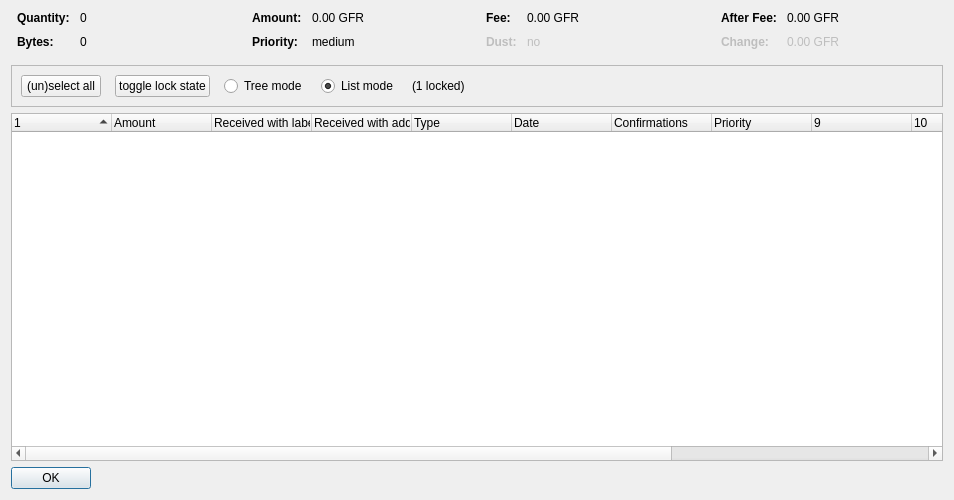
<?xml version="1.0" encoding="UTF-8"?>
<ui version="4.0">
 <class>CoinControlDialog</class>
 <widget class="QDialog" name="CoinControlDialog">
  <property name="geometry">
   <rect>
    <x>0</x>
    <y>0</y>
    <width>954</width>
    <height>500</height>
   </rect>
  </property>
  <property name="windowTitle">
   <string>Coin Selection</string>
  </property>
  <layout class="QVBoxLayout" name="verticalLayout">
   <item>
    <layout class="QHBoxLayout" name="horizontalLayoutTop" stretch="0,0,0,0">
     <property name="topMargin">
      <number>0</number>
     </property>
     <property name="bottomMargin">
      <number>10</number>
     </property>
     <item>
      <layout class="QFormLayout" name="formLayoutCoinControl1">
       <property name="horizontalSpacing">
        <number>10</number>
       </property>
       <property name="verticalSpacing">
        <number>10</number>
       </property>
       <property name="leftMargin">
        <number>6</number>
       </property>
       <property name="rightMargin">
        <number>6</number>
       </property>
       <item row="0" column="0">
        <widget class="QLabel" name="labelCoinControlQuantityText">
         <property name="font">
          <font>
           <weight>75</weight>
           <bold>true</bold>
          </font>
         </property>
         <property name="text">
          <string>Quantity:</string>
         </property>
        </widget>
       </item>
       <item row="0" column="1">
        <widget class="QLabel" name="labelCoinControlQuantity">
         <property name="cursor">
          <cursorShape>IBeamCursor</cursorShape>
         </property>
         <property name="contextMenuPolicy">
          <enum>Qt::ActionsContextMenu</enum>
         </property>
         <property name="text">
          <string notr="true">0</string>
         </property>
         <property name="textInteractionFlags">
          <set>Qt::LinksAccessibleByMouse|Qt::TextSelectableByKeyboard|Qt::TextSelectableByMouse</set>
         </property>
        </widget>
       </item>
       <item row="1" column="0">
        <widget class="QLabel" name="labelCoinControlBytesText">
         <property name="font">
          <font>
           <weight>75</weight>
           <bold>true</bold>
          </font>
         </property>
         <property name="text">
          <string>Bytes:</string>
         </property>
        </widget>
       </item>
       <item row="1" column="1">
        <widget class="QLabel" name="labelCoinControlBytes">
         <property name="cursor">
          <cursorShape>IBeamCursor</cursorShape>
         </property>
         <property name="contextMenuPolicy">
          <enum>Qt::ActionsContextMenu</enum>
         </property>
         <property name="text">
          <string notr="true">0</string>
         </property>
         <property name="textInteractionFlags">
          <set>Qt::LinksAccessibleByMouse|Qt::TextSelectableByKeyboard|Qt::TextSelectableByMouse</set>
         </property>
        </widget>
       </item>
      </layout>
     </item>
     <item>
      <layout class="QFormLayout" name="formLayoutCoinControl2">
       <property name="horizontalSpacing">
        <number>10</number>
       </property>
       <property name="verticalSpacing">
        <number>10</number>
       </property>
       <property name="leftMargin">
        <number>6</number>
       </property>
       <property name="rightMargin">
        <number>6</number>
       </property>
       <item row="0" column="0">
        <widget class="QLabel" name="labelCoinControlAmountText">
         <property name="font">
          <font>
           <weight>75</weight>
           <bold>true</bold>
          </font>
         </property>
         <property name="text">
          <string>Amount:</string>
         </property>
        </widget>
       </item>
       <item row="0" column="1">
        <widget class="QLabel" name="labelCoinControlAmount">
         <property name="cursor">
          <cursorShape>IBeamCursor</cursorShape>
         </property>
         <property name="contextMenuPolicy">
          <enum>Qt::ActionsContextMenu</enum>
         </property>
         <property name="text">
          <string notr="true">0.00 GFR</string>
         </property>
         <property name="textInteractionFlags">
          <set>Qt::LinksAccessibleByMouse|Qt::TextSelectableByKeyboard|Qt::TextSelectableByMouse</set>
         </property>
        </widget>
       </item>
       <item row="1" column="0">
        <widget class="QLabel" name="labelCoinControlPriorityText">
         <property name="font">
          <font>
           <weight>75</weight>
           <bold>true</bold>
          </font>
         </property>
         <property name="text">
          <string>Priority:</string>
         </property>
        </widget>
       </item>
       <item row="1" column="1">
        <widget class="QLabel" name="labelCoinControlPriority">
         <property name="cursor">
          <cursorShape>IBeamCursor</cursorShape>
         </property>
         <property name="contextMenuPolicy">
          <enum>Qt::ActionsContextMenu</enum>
         </property>
         <property name="text">
          <string>medium</string>
         </property>
         <property name="textInteractionFlags">
          <set>Qt::LinksAccessibleByMouse|Qt::TextSelectableByKeyboard|Qt::TextSelectableByMouse</set>
         </property>
        </widget>
       </item>
      </layout>
     </item>
     <item>
      <layout class="QFormLayout" name="formLayoutCoinControl3">
       <property name="horizontalSpacing">
        <number>10</number>
       </property>
       <property name="verticalSpacing">
        <number>10</number>
       </property>
       <property name="leftMargin">
        <number>6</number>
       </property>
       <property name="rightMargin">
        <number>6</number>
       </property>
       <item row="0" column="0">
        <widget class="QLabel" name="labelCoinControlFeeText">
         <property name="font">
          <font>
           <weight>75</weight>
           <bold>true</bold>
          </font>
         </property>
         <property name="text">
          <string>Fee:</string>
         </property>
        </widget>
       </item>
       <item row="0" column="1">
        <widget class="QLabel" name="labelCoinControlFee">
         <property name="cursor">
          <cursorShape>IBeamCursor</cursorShape>
         </property>
         <property name="contextMenuPolicy">
          <enum>Qt::ActionsContextMenu</enum>
         </property>
         <property name="text">
          <string notr="true">0.00 GFR</string>
         </property>
         <property name="textInteractionFlags">
          <set>Qt::LinksAccessibleByMouse|Qt::TextSelectableByKeyboard|Qt::TextSelectableByMouse</set>
         </property>
        </widget>
       </item>
       <item row="1" column="0">
        <widget class="QLabel" name="labelCoinControlLowOutputText">
         <property name="enabled">
          <bool>false</bool>
         </property>
         <property name="font">
          <font>
           <weight>75</weight>
           <bold>true</bold>
          </font>
         </property>
         <property name="text">
          <string>Dust:</string>
         </property>
        </widget>
       </item>
       <item row="1" column="1">
        <widget class="QLabel" name="labelCoinControlLowOutput">
         <property name="enabled">
          <bool>false</bool>
         </property>
         <property name="cursor">
          <cursorShape>IBeamCursor</cursorShape>
         </property>
         <property name="contextMenuPolicy">
          <enum>Qt::ActionsContextMenu</enum>
         </property>
         <property name="text">
          <string>no</string>
         </property>
         <property name="textInteractionFlags">
          <set>Qt::LinksAccessibleByMouse|Qt::TextSelectableByKeyboard|Qt::TextSelectableByMouse</set>
         </property>
        </widget>
       </item>
      </layout>
     </item>
     <item>
      <layout class="QFormLayout" name="formLayoutCoinControl4">
       <property name="horizontalSpacing">
        <number>10</number>
       </property>
       <property name="verticalSpacing">
        <number>10</number>
       </property>
       <property name="leftMargin">
        <number>6</number>
       </property>
       <property name="rightMargin">
        <number>6</number>
       </property>
       <item row="0" column="0">
        <widget class="QLabel" name="labelCoinControlAfterFeeText">
         <property name="font">
          <font>
           <weight>75</weight>
           <bold>true</bold>
          </font>
         </property>
         <property name="text">
          <string>After Fee:</string>
         </property>
        </widget>
       </item>
       <item row="0" column="1">
        <widget class="QLabel" name="labelCoinControlAfterFee">
         <property name="cursor">
          <cursorShape>IBeamCursor</cursorShape>
         </property>
         <property name="contextMenuPolicy">
          <enum>Qt::ActionsContextMenu</enum>
         </property>
         <property name="text">
          <string notr="true">0.00 GFR</string>
         </property>
         <property name="textInteractionFlags">
          <set>Qt::LinksAccessibleByMouse|Qt::TextSelectableByKeyboard|Qt::TextSelectableByMouse</set>
         </property>
        </widget>
       </item>
       <item row="1" column="0">
        <widget class="QLabel" name="labelCoinControlChangeText">
         <property name="enabled">
          <bool>false</bool>
         </property>
         <property name="font">
          <font>
           <weight>75</weight>
           <bold>true</bold>
          </font>
         </property>
         <property name="text">
          <string>Change:</string>
         </property>
        </widget>
       </item>
       <item row="1" column="1">
        <widget class="QLabel" name="labelCoinControlChange">
         <property name="enabled">
          <bool>false</bool>
         </property>
         <property name="cursor">
          <cursorShape>IBeamCursor</cursorShape>
         </property>
         <property name="contextMenuPolicy">
          <enum>Qt::ActionsContextMenu</enum>
         </property>
         <property name="text">
          <string notr="true">0.00 GFR</string>
         </property>
         <property name="textInteractionFlags">
          <set>Qt::LinksAccessibleByMouse|Qt::TextSelectableByKeyboard|Qt::TextSelectableByMouse</set>
         </property>
        </widget>
       </item>
      </layout>
     </item>
    </layout>
   </item>
   <item>
    <widget class="QFrame" name="frame">
     <property name="minimumSize">
      <size>
       <width>0</width>
       <height>40</height>
      </size>
     </property>
     <property name="frameShape">
      <enum>QFrame::StyledPanel</enum>
     </property>
     <property name="frameShadow">
      <enum>QFrame::Sunken</enum>
     </property>
     <layout class="QHBoxLayout" name="horizontalLayout">
      <item>
       <layout class="QHBoxLayout" name="horizontalLayoutPanel" stretch="0,0,0,0,0,0">
        <property name="spacing">
         <number>14</number>
        </property>
        <item>
         <widget class="QPushButton" name="pushButtonSelectAll">
          <property name="sizePolicy">
           <sizepolicy hsizetype="Maximum" vsizetype="Fixed">
            <horstretch>0</horstretch>
            <verstretch>0</verstretch>
           </sizepolicy>
          </property>
          <property name="text">
           <string>(un)select all</string>
          </property>
          <property name="autoDefault">
           <bool>false</bool>
          </property>
         </widget>
        </item>
        <item>
         <widget class="QPushButton" name="pushButtonToggleLock">
          <property name="sizePolicy">
           <sizepolicy hsizetype="Maximum" vsizetype="Fixed">
            <horstretch>0</horstretch>
            <verstretch>0</verstretch>
           </sizepolicy>
          </property>
          <property name="text">
           <string>toggle lock state</string>
          </property>
          <property name="autoDefault">
           <bool>false</bool>
          </property>
         </widget>
        </item>
        <item>
         <widget class="QRadioButton" name="radioTreeMode">
          <property name="sizePolicy">
           <sizepolicy hsizetype="Maximum" vsizetype="Fixed">
            <horstretch>0</horstretch>
            <verstretch>0</verstretch>
           </sizepolicy>
          </property>
          <property name="text">
           <string>Tree mode</string>
          </property>
         </widget>
        </item>
        <item>
         <widget class="QRadioButton" name="radioListMode">
          <property name="sizePolicy">
           <sizepolicy hsizetype="Maximum" vsizetype="Fixed">
            <horstretch>0</horstretch>
            <verstretch>0</verstretch>
           </sizepolicy>
          </property>
          <property name="text">
           <string>List mode</string>
          </property>
          <property name="checked">
           <bool>true</bool>
          </property>
         </widget>
        </item>
        <item>
         <widget class="QLabel" name="labelLocked">
          <property name="text">
           <string>(1 locked)</string>
          </property>
         </widget>
        </item>
        <item>
         <spacer name="horizontalSpacer">
          <property name="orientation">
           <enum>Qt::Horizontal</enum>
          </property>
          <property name="sizeHint" stdset="0">
           <size>
            <width>40</width>
            <height>20</height>
           </size>
          </property>
         </spacer>
        </item>
       </layout>
      </item>
     </layout>
    </widget>
   </item>
   <item>
    <widget class="CoinControlTreeWidget" name="treeWidget">
     <property name="contextMenuPolicy">
      <enum>Qt::CustomContextMenu</enum>
     </property>
     <property name="sortingEnabled">
      <bool>false</bool>
     </property>
     <property name="columnCount">
      <number>13</number>
     </property>
     <attribute name="headerShowSortIndicator" stdset="0">
      <bool>true</bool>
     </attribute>
     <attribute name="headerStretchLastSection">
      <bool>false</bool>
     </attribute>
     <column>
      <property name="text">
       <string/>
      </property>
     </column>
     <column>
      <property name="text">
       <string>Amount</string>
      </property>
     </column>
     <column>
      <property name="text">
       <string>Received with label</string>
      </property>
     </column>
     <column>
      <property name="text">
       <string>Received with address</string>
      </property>
     </column>
     <column>
      <property name="text">
	<string>Type</string>
      </property>
     </column>
     <column>
      <property name="text">	 
       <string>Date</string>
      </property>
     </column>
     <column>
      <property name="text">
       <string>Confirmations</string>
      </property>
      <property name="toolTip">
       <string>Confirmed</string>
      </property>
     </column>
     <column>
      <property name="text">
       <string>Priority</string>
      </property>
     </column>
     <column>
      <property name="text">
       <string/>
      </property>
     </column>
     <column>
      <property name="text">
       <string/>
      </property>
     </column>
     <column>
      <property name="text">
       <string/>
      </property>
     </column>
     <column>
      <property name="text">
       <string/>
      </property>
     </column>
     <column>
      <property name="text">
       <string/>
      </property>
     </column>
    </widget>
   </item>
   <item>
    <widget class="QDialogButtonBox" name="buttonBox">
     <property name="sizePolicy">
      <sizepolicy hsizetype="Maximum" vsizetype="Fixed">
       <horstretch>0</horstretch>
       <verstretch>0</verstretch>
      </sizepolicy>
     </property>
     <property name="orientation">
      <enum>Qt::Horizontal</enum>
     </property>
     <property name="standardButtons">
      <set>QDialogButtonBox::Ok</set>
     </property>
    </widget>
   </item>
  </layout>
 </widget>
 <customwidgets>
  <customwidget>
   <class>CoinControlTreeWidget</class>
   <extends>QTreeWidget</extends>
   <header>coincontroltreewidget.h</header>
  </customwidget>
 </customwidgets>
 <resources/>
 <connections/>
</ui>
